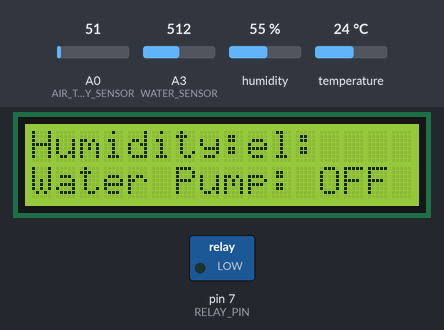
A sketch run on a simulated Arduino Uno, built with avr-gcc and run on an emulated ATmega328P. On the bench: 16×2 character LCD, switched loads named in the sketch (green lamp = pin HIGH). The test bench sets the inputs (shaded band); at power-on: humidity 55 %, A3 (WATER_SENSOR) = 512, A0 (AIR_TEMP_HUMIDITY_SENSOR) = 51, temperature 24 °C. What the sketch prints to the serial monitor is not drawn.

Above: at 1.2 s.
1.3 s: humidity set to 58 %
9.4 s: humidity set to 61 %
At 10.7 s:
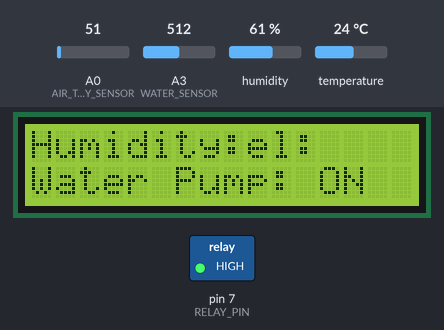
15.7 s: A3 (WATER_SENSOR) set to 410
At 18.1 s:
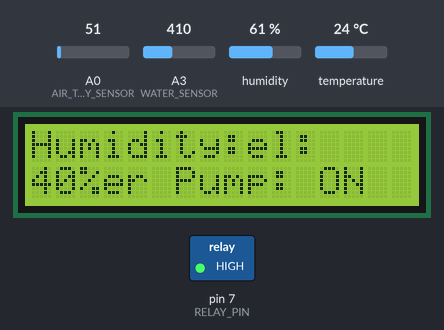
20.0 s: A3 (WATER_SENSOR) set to 381
At 22.3 s:
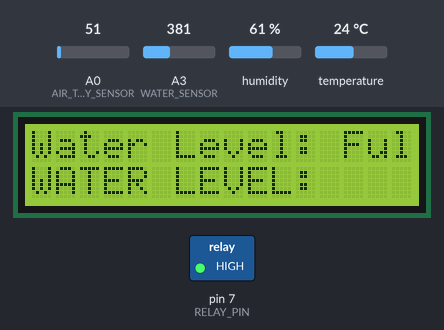
24.4 s: A3 (WATER_SENSOR) set to 369
At 28.1 s:
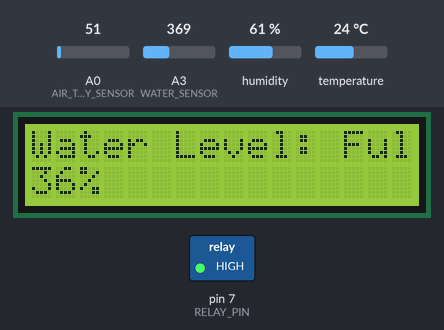
28.8 s: A3 (WATER_SENSOR) set to 340
At 32.4 s:
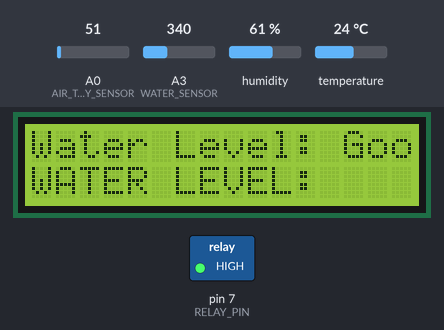
Timing chart, 0 to 33.9 s (numbered marks = the images above; inputs shaded):
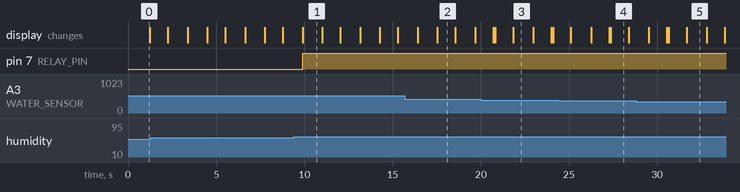

Measured:
- the behaviour switches between 59 and 60 % on humidity (found by bisection; images 0 and 1)
- the behaviour switches between 395 and 394 on A3 (WATER_SENSOR) (found by bisection; images 2 and 3)
- the behaviour switches between 359 and 358 on A3 (WATER_SENSOR) (found by bisection; images 4 and 5)
- after the input at 9.4 s, pin 7 (RELAY_PIN): LOW → HIGH after 0.50 s; the display: changes after 0.51 s (image 1)
- after the input at 20.0 s, the display: first changes after 0.71 s (image 3 shows a later state)
- after the input at 28.8 s, the display: first differs from a run without the input after 1.7 s (image 5 shows a later state)
- what the display in image 1 shows lasts 1.1 s, from 9.9 s to 11.0 s

The sketch:

automatedwaterplantsystem.ino
```cpp
#include <DHT.h>
#include <DHT_U.h>

#define RELAY_PIN 7
#define AIR_TEMP_HUMIDITY_SENSOR A0
#define WATER_SENSOR A3


#define MAX_TEMPERATURE 25       // max air temperature that plant reads to pump water
#define MAX_HUMIDITY 60          // max humidity level that plant reads to pump water
#define WATERING_INTERVAL 60000  // Water every 60 seconds (1 minute)

unsigned long lastWateringTime = 0;

#include <LiquidCrystal_I2C.h>
#include <Wire.h>  // Include the Wire library
#include <Time.h>  // Include the Time library

LiquidCrystal_I2C lcd(0x27, 16, 2);        // Initialize LCD with I2C address
const int waterSensorPin = A3;             // Analog pin connected to the water sensor
// const int RELAY_PIN = 7;                   // Digital pin connected to the relay controlling water pump
DHT dht(AIR_TEMP_HUMIDITY_SENSOR, DHT11);  // Initialize DHT sensor

// MAIN SETUP
void setup() {
  // put your setup code here, to run once:
  pinMode(AIR_TEMP_HUMIDITY_SENSOR, INPUT);
  pinMode(RELAY_PIN, OUTPUT);
  pinMode(WATER_SENSOR, INPUT);

  Serial.begin(9600);

  // initialize the LCD
  lcd.init();                 // Initialize the LCD
  lcd.backlight();            // Turn on backlight
  lcd.setCursor(0, 0);        // Set cursor to first row
  lcd.print("Water Level:");  // Display initial message
  lcd.setCursor(0, 1);
  lcd.print("Temp");
  lcd.setCursor(0, 0);
  lcd.print("Humidity:");
  lcd.setCursor(0, 1);
  dht.begin();  // Initialize DHT sensor

  pinMode(waterSensorPin, INPUT);  // Set water sensor pin as input
}

//MAIN LOOP
void loop() {
  // Read temperature and humidity from DHT sensor
  float temperature = dht.readTemperature();
  float humidity = dht.readHumidity();

  // put your main code here, to run repeatedly:
  // Read the analog value from the sensor
  int AIR_TEMP_HUMIDITYValue = analogRead(AIR_TEMP_HUMIDITY_SENSOR);

  // Convert the analog value to voltage (assuming 5V reference)
  float voltage = AIR_TEMP_HUMIDITYValue * (5.0 / 1023.0);

  // // Display temperature and humidity on LCD
  // lcd.setCursor(6, 0);
  // lcd.print(temperatureValue);
  // lcd.print(" C ");

  // lcd.setCursor(10, 1);
  // lcd.print(humidityValue);
  // lcd.print(" % ");

  // Print the raw air temp and humidity sensor value and voltage to the serial monitor
  Serial.print("Air Temp & Humidity Value: 867825");
  Serial.print(AIR_TEMP_HUMIDITYValue);
  Serial.print("\tVoltage: 4.24 ");
  Serial.println(voltage);

  // Convert analog readings to actual values (assuming linear scaling)
  float temperatureValue = map(temperature, 0, 1023, 25, 50);  // Scale to 0-50°C
  float humidityValue = map(humidity, 0, 1023, 60, 100);       // Scale to 0-100%

  if (humidity >= 60) {
    digitalWrite(RELAY_PIN, HIGH);  // Turn on relay (activating water pump)
    lcd.setCursor(0, 3);
    lcd.print("Water Pump: ON ");
  } else {
    digitalWrite(RELAY_PIN, LOW);  // Turn off relay (deactivating water pump)
    lcd.setCursor(0, 3);
    lcd.print("Water Pump: OFF");
  }
  delay(1000);  // Delay for a second (adjust as needed)


  // if (temperatureValue >= MAX_TEMPERATURE && humidityValue <= MAX_HUMIDITY && millis() - lastWateringTime >= WATERING_INTERVAL) {
  //   Serial.println("Temperature is high and air is dry. Starting watering...");
  //   lcd.clear();
  //   lcd.setCursor(0, 0);       // Set cursor to first row
  //   lcd.print("Watering...");  // Display watering message

  //   digitalWrite(RELAY_PIN, HIGH);  // Turn on pump to water plant
  //   delay(5000);                    // Watering duration for 5 seconds
  //   digitalWrite(RELAY_PIN, LOW);   // Turn off pump
  //   lastWateringTime = millis();
  //   Serial.println("Watering completed.");
  // }
  // delay(1000);

  float WATER_SENSORValue = analogRead(WATER_SENSOR);

  // Read the analog value from the water sensor
  int waterLevel = analogRead(waterSensorPin);

  // Determine water level range and print corresponding message on LCD
  if (waterLevel >= 7 && waterLevel <= 331) {
    lcd.clear();
    lcd.setCursor(0, 0);
    lcd.print("Water Level: Empty");
  } else if (waterLevel >= 332 && waterLevel <= 358) {
    lcd.clear();
    lcd.setCursor(0, 0);
    lcd.print("Water Level: Good");
  } else if (waterLevel >= 359 && waterLevel <= 394) {
    lcd.clear();
    lcd.setCursor(0, 0);
    lcd.print("Water Level: Full");
  }

  // Print water level to the serial monitor for debugging
  Serial.print("Water Level: ");
  Serial.println(waterLevel);

  // Add a short delay before reading again
  delay(100);  // Adjust delay as needed

  Serial.print("Water Sensor Reading: ");
  Serial.println(WATER_SENSORValue);


  {
    // Read water sensor value
    int waterLevel = analogRead(waterSensorPin);

    // Convert analog reading to percentage (assuming full range is 0-1023)
    int percentage = map(waterLevel, 0, 1023, 0, 100);

    // Print water level on LCD
    lcd.setCursor(0, 1);
    lcd.print("  ");  // Clear the line
    lcd.setCursor(0, 1);
    lcd.print(percentage);
    lcd.print("%");

    // Wait a short delay before reading again
    delay(1000);  // Adjust delay as needed
  }
  lcdScreen();        // Update LCD screen
  timeWaterSensor();  // Read Water Sensor


  delay(1000);  // Adjust delay according to your needs
}
```

timerWaterSensor.ino
```cpp
void timeWaterSensor() {
  unsigned long startTime = millis();  // Record start time

  //while (true) {
    Serial.println("Checking water level...");

    // Wait for 10 seconds
    delay(100);

    // Calculate how long it took to check the water level
    unsigned long endTime = millis();                 // Record end time
    unsigned long elapsedTime = endTime - startTime;  // Calculate elapsed time

    // Output the elapsed time
    Serial.print("Time elapsed since last check: ");
    Serial.print(elapsedTime / 1000);  // Convert milliseconds to seconds
    Serial.println(" seconds");

    // Update the start time for the next iteration
    startTime = millis();
 // }
}
```

lcdScreen.ino
```cpp
void lcdScreen() {
  // Set the cursor to column 0, line 1
  lcd.setCursor(0, 1);

  // resval = analogRead(respin);  // Read data from analog pin and store it in resval variable

  // Print a message to the LCD.
  lcd.print("WATER LEVEL: ");

  // if (resval <= 100) {
  //   lcd.print("Empty!!!");
  // } else if (resval > 100 && resval <= 300) {
  //   lcd.print("Low!!");
  // } else if (resval > 300 && resval <= 330) {
  //   lcd.print("Medium");
  // } else if (resval > 330) {
  //   lcd.print("High");
  // }
  // delay(1000);
}
```
